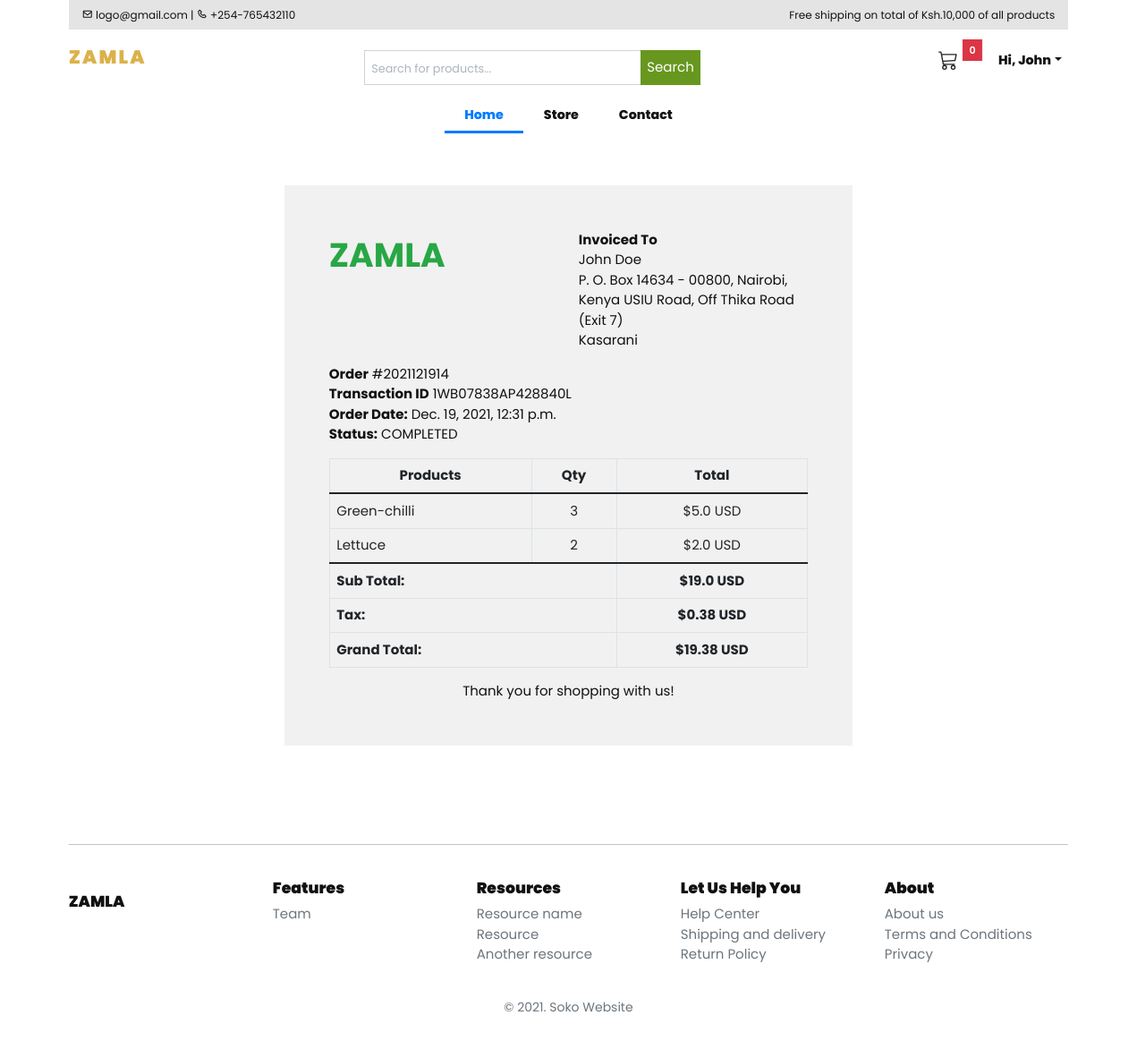
Page /accounts/order_detail/2021121914/ (signed in) on the committed database.
### accounts/models.py (models this page shows, shortened)
class Account(AbstractBaseUser):
    first_name      = models.CharField(max_length=50)
    last_name       = models.CharField(max_length=50)
    username        = models.CharField(max_length=50, unique=True)
    email           = models.EmailField(max_length=100, unique=True)
    phone_number    = models.CharField(max_length=50)
    date_joined     = models.DateTimeField(auto_now_add=True)
    last_login      = models.DateTimeField(auto_now_add=True)
    is_admin        = models.BooleanField(default=False)
    is_staff        = models.BooleanField(default=False)
    is_active        = models.BooleanField(default=False)
    is_superadmin        = models.BooleanField(default=False)
    USERNAME_FIELD = 'email'
    REQUIRED_FIELDS = ['username', 'first_name', 'last_name']
    objects = MyAccountManager()

### orders/models.py (models this page shows, shortened)
class Order(models.Model):
    STATUS = (
        ('New', 'New'),
        ('Accepted', 'Accepted'),
        ('Completed', 'Completed'),
        ('Cancelled', 'Cancelled'),
    )
    user = models.ForeignKey(Account, on_delete=models.SET_NULL, null=True)
    payment = models.ForeignKey(Payment, on_delete=models.SET_NULL, blank=True, null=True)
    order_number = models.CharField(max_length=20)
    first_name = models.CharField(max_length=50)
    last_name = models.CharField(max_length=50)
    phone = models.CharField(max_length=15)
    email = models.EmailField(max_length=50)
    address_line_1 = models.CharField(max_length=50)
    address_line_2 = models.CharField(max_length=50, blank=True)
    country = models.CharField(max_length=50)
    state = models.CharField(max_length=50)
    city = models.CharField(max_length=50)
    order_note = models.CharField(max_length=100, blank=True)
    order_total = models.FloatField()
    tax = models.FloatField()
    status = models.CharField(max_length=10, choices=STATUS, default='New')
    ip = models.CharField(blank=True, max_length=20)
    is_ordered = models.BooleanField(default=False)
    created_at = models.DateTimeField(auto_now_add=True)
    updated_at = models.DateTimeField(auto_now=True)
    def full_name(self):
        return f'{self.first_name} {self.last_name}'
    def full_address(self):
        return f'{self.address_line_1} {self.address_line_2}'

class Payment(models.Model):
    user = models.ForeignKey(Account, on_delete=models.CASCADE)
    payment_id = models.CharField(max_length=100)
    payment_method = models.CharField(max_length=100)
    amount_paid = models.CharField(max_length=100) # this is the total amount paid
    status = models.CharField(max_length=100)
    created_at = models.DateTimeField(auto_now_add=True)

class OrderProduct(models.Model):
    order = models.ForeignKey(Order, on_delete=models.CASCADE)
    payment = models.ForeignKey(Payment, on_delete=models.SET_NULL, blank=True, null=True)
    user = models.ForeignKey(Account, on_delete=models.CASCADE)
    product = models.ForeignKey(Product, on_delete=models.CASCADE)
    variations = models.ManyToManyField(Variation, blank=True)
    quantity = models.IntegerField()
    product_price = models.FloatField()
    ordered = models.BooleanField(default=False)
    created_at = models.DateTimeField(auto_now_add=True)
    updated_at = models.DateTimeField(auto_now=True)

### store/models.py (models this page shows, shortened)
class Product(models.Model):
    product_name    = models.CharField(max_length=200, unique=True)
    slug            = models.SlugField(max_length=200, unique=True)
    description     = models.TextField(max_length=500, blank=True)
    price           = models.IntegerField()
    images          = models.ImageField(upload_to='photos/products')
    stock           = models.IntegerField()
    is_available    = models.BooleanField(default=True)
    category        = models.ForeignKey(Category, on_delete=models.CASCADE)
    created_date    = models.DateTimeField(auto_now_add=True)
    modified_date   = models.DateTimeField(auto_now=True)

### accounts/views.py (the view)
# urls.py: path('order_detail/<int:order_id>/', views.order_detail, name='order_detail'),
@login_required(login_url='login')
def order_detail(request, order_id):
    order_detail = OrderProduct.objects.filter(order__order_number=order_id)
    order = Order.objects.get(order_number=order_id)
    subtotal = 0
    for i in order_detail:
        subtotal += i.product_price * i.quantity
    context = {
        'order_detail': order_detail,
        'order': order,
        'subtotal': subtotal,
    }
    return render(request, 'accounts/order_detail.html', context)

### templates/accounts/order_detail.html (shortened to what this page needs)
{% extends 'base.html' %}
{% load static %}
{% block content %}
<div class="container" style="margin: 0 auto;width: 50%;padding: 50px;background: #f1f1f1;margin-top: 50px;margin-bottom: 50px;">
    <div class="row invoice row-printable">
        <div class="col-md-12">
            <div class="panel panel-default plain" id="dash_0">
                <div class="panel-body p30">
                    <div class="row">
                        <div class="col-lg-6">
                            <div class="invoice-logo fs-1 text-success fw-bold">ZAMLA</div>
                        </div>
                        <div class="col-lg-6">
                            <div class="invoice-from">
                                <ul class="list-unstyled text-right">
                                    <li><strong>Invoiced To</strong></li>
                                    <li>{{order.full_name}}</li>
                                    <li>{{order.full_address}}</li>
                                    <li>{{order.country}}</li>
                                </ul>
                            </div>
                        </div>
                        <div class="col-lg-12">
                            <div class="invoice-details mt25">
                                <div class="well">
                                    <ul class="list-unstyled mb0">
                                        <li><strong>Order</strong> #{{order.order_number}}</li>
                                        <li><strong>Transaction ID</strong> {{order.payment.payment_id}}</li>
                                        <li><strong>Order Date:</strong> {{order.created_at}}</li>
                                        <li><strong>Status:</strong> {{order.payment.status}}</li>
                                    </ul>
                                </div>
                            </div>
                            <div class="invoice-items">
                                <div class="table-responsive" style="overflow: hidden; outline: none;" tabindex="0">
                                    <table class="table table-bordered">
                                        <thead>
                                            <tr>
                                                <th class="per70 text-center">Products</th>
                                                <th class="per5 text-center">Qty</th>
                                                <th class="per25 text-center">Total</th>
                                            </tr>
                                        </thead>
                                        <tbody>
                                          {% for item in order_detail %}
                                            <tr>
                                                <td>{{item.product.product_name}}
                                                </td>
                                                <td class="text-center">{{item.quantity}}</td>
                                                <td class="text-center">${{item.product_price}} USD</td>
                                            </tr>
                                          {% endfor %}
                                        </tbody>
                                        <tfoot>
                                            <tr>
                                                <th colspan="2" class="text-right">Sub Total:</th>
                                                <th class="text-center">${{subtotal}} USD</th>
                                            </tr>
                                            <tr>
                                                <th colspan="2" class="text-right">Tax:</th>
                                                <th class="text-center">${{order.tax}} USD</th>
                                            </tr>
                                            <tr>
                                                <th colspan="2" class="text-right">Grand Total:</th>
                                                <th class="text-center">${{order.order_total}} USD</th>
                                            </tr>
                                        </tfoot>
                                    </table>
                                </div>
                            </div>
                            <div class="invoice-footer mt25">
                                <p class="text-center">Thank you for shopping with us!</p>
                            </div>
                        </div>
                    </div>
                </div>
            </div>
        </div>
    </div>
    </div>
{% endblock %}

### templates/includes/navbar.html (shortened to what this page needs)
{% load static %}
<header>
    <div class="container " >
    <div class="utility-nav d-none d-md-block">
        <div class="row">
        <div class="col-12 col-md-6">
            <p class="small float-start"><em class="bx bx-envelope"></em> logo@gmail.com | <i class="bx bx-phone"></i> +254-765432110
            </p>
        </div>
        <div class="col-12 col-md-6">
            <p class="small float-end">Free shipping on total of Ksh.10,000 of all products</p>
        </div>
        </div>
    </div>
    <nav class="navbar navbar-expand-md navbar-light bg-light main-menu px-0" style="box-shadow:none">
    <div class="container p-0">
        <a class="" href="{% url 'home' %}">
        <h4 class="font-weight-bold text-uppercase py-2">Zamla</h4>
        </a>
        <div class="collapse navbar-collapse">
        <form class="form-inline my-2 my-lg-0 mx-auto pt-3" action="{% url 'search' %}" class="search" method='GET'>
            <div class="input-group w-100 d-flex flex-nowrap bd-highlight">
                <input type="text" class="form-control order-1 p-2 bd-highlight" style="width:50%;" placeholder="Search for products..." name="keyword"/>
				<button class="btn btn-success my-2 my-sm-0 order-2 p-2 bd-highlight" type="submit">Search</i></button>
			</div>
        </form>
        <ul class="navbar-nav">
            <li class="nav-item pe-3">
                <a class="btn btn-outline-body bg-body border-0 basket-btn" href="{% url 'cart' %}">
                    <div id="basket-qty" class="basket-qty ">
                        <span class="position-absolute top-0 start-100 translate-middle p-1 bg-danger border border-light px-2 py-1">
                            {{cart_count}}
                        </span>
                    </div>
                    <div>
                    </div>
                </a>
            </li>
            {% if user.id is None %}
            <li class="nav-item"><a class="nav-link" href="{% url 'login' %}">Login</a></li>
            <li class="nav-item"><a class="nav-link" href="{% url 'register' %}">Register</a></li>
            {% else %}
                <li class="nav-item dropdown"><a class="nav-link dropdown-toggle" id="pagesDropdown" href="#" data-toggle="dropdown" aria-haspopup="true" aria-expanded="false">Hi, {{user.first_name}}</a>
                </li>
            {% endif %}
        </ul>
        </div>
    </div>
    </nav>
    <nav class="navbar navbar-expand-md navbar-light bg-light sub-menu" style="box-shadow:none">
    <div class="container p-0">
        <div class="collapse navbar-collapse" id="navbar">
        <ul class="navbar-nav mx-auto">
            <li class="nav-item active">
                <a class="nav-link" href="{% url 'home' %}">Home</a>
            </li>
            <li class="nav-item">
                <a class="nav-link" href="{% url 'store' %}">Store</a>
            </li>
            <li class="nav-item">
                <a class="nav-link" >Contact</a>
            </li>
        </ul>
        </div>
    </div>
    </nav>
</div>
</header>

### rows in the picture
Account: first_name "John"
Order: full_name "John Doe", full_address "P. O. Box 14634 - 00800, Nairobi, Kenya USIU Road, Off Thika Road (Exit 7)", country "Kasarani", order_number "2021121914", payment.payment_id "1WB07838AP428840L", created_at "Dec. 19, 2021, 12:31 p.m.", payment.status "COMPLETED", tax "0.38", order_total "19.38"
OrderProduct: product.product_name "Green-chilli", quantity "3", product_price "5.0"
OrderProduct: product.product_name "Lettuce", quantity "2", product_price "2.0"

### other values in the picture
{{ cart_count }} "0"
{{ subtotal }} "19.0"
